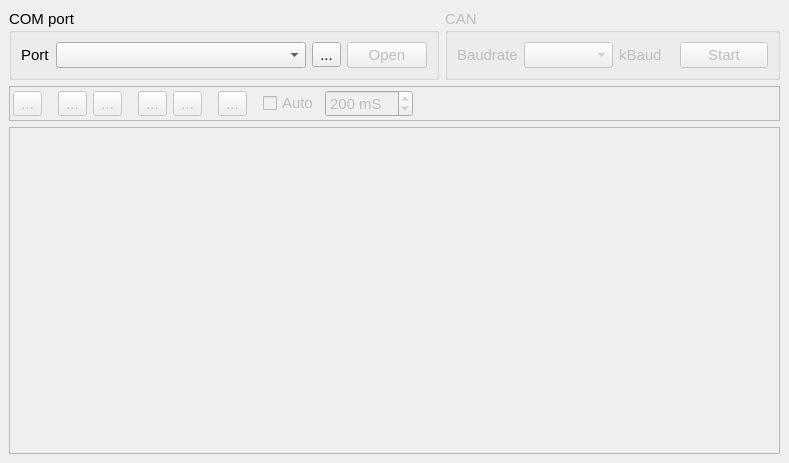
<?xml version="1.0" encoding="UTF-8"?>
<ui version="4.0">
 <class>MainWindow</class>
 <widget class="QMainWindow" name="MainWindow">
  <property name="geometry">
   <rect>
    <x>0</x>
    <y>0</y>
    <width>789</width>
    <height>463</height>
   </rect>
  </property>
  <property name="font">
   <font>
    <pointsize>11</pointsize>
   </font>
  </property>
  <property name="windowTitle">
   <string>CAN terminal</string>
  </property>
  <widget class="QWidget" name="centralwidget">
   <layout class="QVBoxLayout" name="verticalLayout">
    <item>
     <layout class="QHBoxLayout" name="horizontalLayout_2">
      <item>
       <widget class="QGroupBox" name="groupBox">
        <property name="title">
         <string>COM port</string>
        </property>
        <layout class="QHBoxLayout" name="horizontalLayout">
         <item>
          <widget class="QLabel" name="label">
           <property name="sizePolicy">
            <sizepolicy hsizetype="Fixed" vsizetype="Fixed">
             <horstretch>0</horstretch>
             <verstretch>0</verstretch>
            </sizepolicy>
           </property>
           <property name="text">
            <string>Port</string>
           </property>
          </widget>
         </item>
         <item>
          <widget class="QComboBox" name="cbPort">
           <property name="minimumSize">
            <size>
             <width>250</width>
             <height>0</height>
            </size>
           </property>
          </widget>
         </item>
         <item>
          <widget class="QToolButton" name="btRefresh">
           <property name="text">
            <string>...</string>
           </property>
           <property name="icon">
            <iconset resource="can_terminal.qrc">
             <normaloff>:/Icons/res/view-refresh.png</normaloff>:/Icons/res/view-refresh.png</iconset>
           </property>
           <property name="iconSize">
            <size>
             <width>16</width>
             <height>16</height>
            </size>
           </property>
          </widget>
         </item>
         <item>
          <widget class="QPushButton" name="btOpen">
           <property name="enabled">
            <bool>false</bool>
           </property>
           <property name="text">
            <string>Open</string>
           </property>
           <property name="checkable">
            <bool>true</bool>
           </property>
          </widget>
         </item>
        </layout>
       </widget>
      </item>
      <item>
       <widget class="QGroupBox" name="gbCan">
        <property name="enabled">
         <bool>false</bool>
        </property>
        <property name="title">
         <string>CAN</string>
        </property>
        <layout class="QHBoxLayout" name="horizontalLayout_3">
         <item>
          <widget class="QLabel" name="label_2">
           <property name="sizePolicy">
            <sizepolicy hsizetype="Fixed" vsizetype="Fixed">
             <horstretch>0</horstretch>
             <verstretch>0</verstretch>
            </sizepolicy>
           </property>
           <property name="text">
            <string>Baudrate</string>
           </property>
          </widget>
         </item>
         <item>
          <widget class="QComboBox" name="cbBaud">
           <property name="sizePolicy">
            <sizepolicy hsizetype="Preferred" vsizetype="Fixed">
             <horstretch>0</horstretch>
             <verstretch>0</verstretch>
            </sizepolicy>
           </property>
          </widget>
         </item>
         <item>
          <widget class="QLabel" name="label_4">
           <property name="sizePolicy">
            <sizepolicy hsizetype="Fixed" vsizetype="Fixed">
             <horstretch>0</horstretch>
             <verstretch>0</verstretch>
            </sizepolicy>
           </property>
           <property name="text">
            <string>kBaud</string>
           </property>
          </widget>
         </item>
         <item>
          <spacer name="horizontalSpacer">
           <property name="orientation">
            <enum>Qt::Horizontal</enum>
           </property>
           <property name="sizeType">
            <enum>QSizePolicy::Fixed</enum>
           </property>
           <property name="sizeHint" stdset="0">
            <size>
             <width>12</width>
             <height>20</height>
            </size>
           </property>
          </spacer>
         </item>
         <item>
          <widget class="QPushButton" name="btStart">
           <property name="text">
            <string>Start</string>
           </property>
           <property name="checkable">
            <bool>true</bool>
           </property>
          </widget>
         </item>
        </layout>
       </widget>
      </item>
     </layout>
    </item>
    <item>
     <widget class="QFrame" name="frConsole">
      <property name="enabled">
       <bool>false</bool>
      </property>
      <property name="frameShape">
       <enum>QFrame::StyledPanel</enum>
      </property>
      <property name="frameShadow">
       <enum>QFrame::Raised</enum>
      </property>
      <layout class="QHBoxLayout" name="horizontalLayout_4">
       <property name="leftMargin">
        <number>3</number>
       </property>
       <property name="topMargin">
        <number>3</number>
       </property>
       <property name="bottomMargin">
        <number>3</number>
       </property>
       <item>
        <widget class="QToolButton" name="btNewConsole">
         <property name="toolTip">
          <string>New console</string>
         </property>
         <property name="text">
          <string>...</string>
         </property>
         <property name="icon">
          <iconset resource="can_terminal.qrc">
           <normaloff>:/Icons/res/message-new.png</normaloff>:/Icons/res/message-new.png</iconset>
         </property>
         <property name="iconSize">
          <size>
           <width>24</width>
           <height>24</height>
          </size>
         </property>
        </widget>
       </item>
       <item>
        <spacer name="horizontalSpacer_5">
         <property name="orientation">
          <enum>Qt::Horizontal</enum>
         </property>
         <property name="sizeType">
          <enum>QSizePolicy::Fixed</enum>
         </property>
         <property name="sizeHint" stdset="0">
          <size>
           <width>10</width>
           <height>20</height>
          </size>
         </property>
        </spacer>
       </item>
       <item>
        <widget class="QToolButton" name="btLoad">
         <property name="text">
          <string>...</string>
         </property>
         <property name="icon">
          <iconset resource="can_terminal.qrc">
           <normaloff>:/Icons/res/document-open.png</normaloff>:/Icons/res/document-open.png</iconset>
         </property>
         <property name="iconSize">
          <size>
           <width>24</width>
           <height>24</height>
          </size>
         </property>
        </widget>
       </item>
       <item>
        <widget class="QToolButton" name="btSave">
         <property name="enabled">
          <bool>false</bool>
         </property>
         <property name="text">
          <string>...</string>
         </property>
         <property name="icon">
          <iconset resource="can_terminal.qrc">
           <normaloff>:/Icons/res/document-save.png</normaloff>:/Icons/res/document-save.png</iconset>
         </property>
         <property name="iconSize">
          <size>
           <width>24</width>
           <height>24</height>
          </size>
         </property>
        </widget>
       </item>
       <item>
        <spacer name="horizontalSpacer_4">
         <property name="orientation">
          <enum>Qt::Horizontal</enum>
         </property>
         <property name="sizeType">
          <enum>QSizePolicy::Fixed</enum>
         </property>
         <property name="sizeHint" stdset="0">
          <size>
           <width>10</width>
           <height>20</height>
          </size>
         </property>
        </spacer>
       </item>
       <item>
        <widget class="QToolButton" name="btAddTxMess">
         <property name="toolTip">
          <string>New message for send</string>
         </property>
         <property name="text">
          <string>...</string>
         </property>
         <property name="icon">
          <iconset resource="can_terminal.qrc">
           <normaloff>:/Icons/res/message_add.png</normaloff>:/Icons/res/message_add.png</iconset>
         </property>
         <property name="iconSize">
          <size>
           <width>24</width>
           <height>24</height>
          </size>
         </property>
        </widget>
       </item>
       <item>
        <widget class="QToolButton" name="btDelTxMessage">
         <property name="enabled">
          <bool>false</bool>
         </property>
         <property name="text">
          <string>...</string>
         </property>
         <property name="icon">
          <iconset resource="can_terminal.qrc">
           <normaloff>:/Icons/res/message-delete.png</normaloff>:/Icons/res/message-delete.png</iconset>
         </property>
         <property name="iconSize">
          <size>
           <width>24</width>
           <height>24</height>
          </size>
         </property>
        </widget>
       </item>
       <item>
        <spacer name="horizontalSpacer_6">
         <property name="orientation">
          <enum>Qt::Horizontal</enum>
         </property>
         <property name="sizeType">
          <enum>QSizePolicy::Fixed</enum>
         </property>
         <property name="sizeHint" stdset="0">
          <size>
           <width>10</width>
           <height>20</height>
          </size>
         </property>
        </spacer>
       </item>
       <item>
        <widget class="QToolButton" name="btSendAll">
         <property name="enabled">
          <bool>false</bool>
         </property>
         <property name="text">
          <string>...</string>
         </property>
         <property name="icon">
          <iconset resource="can_terminal.qrc">
           <normaloff>:/Icons/res/send_all.png</normaloff>:/Icons/res/send_all.png</iconset>
         </property>
         <property name="iconSize">
          <size>
           <width>24</width>
           <height>24</height>
          </size>
         </property>
        </widget>
       </item>
       <item>
        <spacer name="horizontalSpacer_3">
         <property name="orientation">
          <enum>Qt::Horizontal</enum>
         </property>
         <property name="sizeType">
          <enum>QSizePolicy::Fixed</enum>
         </property>
         <property name="sizeHint" stdset="0">
          <size>
           <width>10</width>
           <height>20</height>
          </size>
         </property>
        </spacer>
       </item>
       <item>
        <widget class="QCheckBox" name="cbAutoSend">
         <property name="enabled">
          <bool>false</bool>
         </property>
         <property name="text">
          <string>Auto</string>
         </property>
        </widget>
       </item>
       <item>
        <widget class="QSpinBox" name="sbInterval">
         <property name="enabled">
          <bool>false</bool>
         </property>
         <property name="suffix">
          <string> mS</string>
         </property>
         <property name="minimum">
          <number>1</number>
         </property>
         <property name="maximum">
          <number>6000</number>
         </property>
         <property name="singleStep">
          <number>1</number>
         </property>
         <property name="value">
          <number>200</number>
         </property>
        </widget>
       </item>
       <item>
        <spacer name="horizontalSpacer_2">
         <property name="orientation">
          <enum>Qt::Horizontal</enum>
         </property>
         <property name="sizeType">
          <enum>QSizePolicy::Expanding</enum>
         </property>
         <property name="sizeHint" stdset="0">
          <size>
           <width>24</width>
           <height>20</height>
          </size>
         </property>
        </spacer>
       </item>
      </layout>
     </widget>
    </item>
    <item>
     <widget class="QTableView" name="tvSendList">
      <property name="enabled">
       <bool>false</bool>
      </property>
      <property name="editTriggers">
       <set>QAbstractItemView::NoEditTriggers</set>
      </property>
      <property name="selectionMode">
       <enum>QAbstractItemView::NoSelection</enum>
      </property>
      <property name="iconSize">
       <size>
        <width>24</width>
        <height>24</height>
       </size>
      </property>
      <property name="wordWrap">
       <bool>false</bool>
      </property>
      <attribute name="verticalHeaderVisible">
       <bool>false</bool>
      </attribute>
      <attribute name="verticalHeaderMinimumSectionSize">
       <number>28</number>
      </attribute>
      <attribute name="verticalHeaderDefaultSectionSize">
       <number>28</number>
      </attribute>
      <attribute name="verticalHeaderHighlightSections">
       <bool>false</bool>
      </attribute>
     </widget>
    </item>
   </layout>
  </widget>
 </widget>
 <resources>
  <include location="can_terminal.qrc"/>
 </resources>
 <connections>
  <connection>
   <sender>btOpen</sender>
   <signal>toggled(bool)</signal>
   <receiver>btRefresh</receiver>
   <slot>setDisabled(bool)</slot>
   <hints>
    <hint type="sourcelabel">
     <x>226</x>
     <y>55</y>
    </hint>
    <hint type="destinationlabel">
     <x>145</x>
     <y>53</y>
    </hint>
   </hints>
  </connection>
  <connection>
   <sender>btOpen</sender>
   <signal>toggled(bool)</signal>
   <receiver>cbPort</receiver>
   <slot>setDisabled(bool)</slot>
   <hints>
    <hint type="sourcelabel">
     <x>226</x>
     <y>55</y>
    </hint>
    <hint type="destinationlabel">
     <x>114</x>
     <y>53</y>
    </hint>
   </hints>
  </connection>
  <connection>
   <sender>btOpen</sender>
   <signal>toggled(bool)</signal>
   <receiver>gbCan</receiver>
   <slot>setEnabled(bool)</slot>
   <hints>
    <hint type="sourcelabel">
     <x>226</x>
     <y>55</y>
    </hint>
    <hint type="destinationlabel">
     <x>618</x>
     <y>65</y>
    </hint>
   </hints>
  </connection>
  <connection>
   <sender>btStart</sender>
   <signal>toggled(bool)</signal>
   <receiver>cbBaud</receiver>
   <slot>setDisabled(bool)</slot>
   <hints>
    <hint type="sourcelabel">
     <x>633</x>
     <y>55</y>
    </hint>
    <hint type="destinationlabel">
     <x>371</x>
     <y>53</y>
    </hint>
   </hints>
  </connection>
  <connection>
   <sender>btStart</sender>
   <signal>toggled(bool)</signal>
   <receiver>frConsole</receiver>
   <slot>setEnabled(bool)</slot>
   <hints>
    <hint type="sourcelabel">
     <x>633</x>
     <y>55</y>
    </hint>
    <hint type="destinationlabel">
     <x>200</x>
     <y>86</y>
    </hint>
   </hints>
  </connection>
  <connection>
   <sender>btStart</sender>
   <signal>toggled(bool)</signal>
   <receiver>tvSendList</receiver>
   <slot>setEnabled(bool)</slot>
   <hints>
    <hint type="sourcelabel">
     <x>633</x>
     <y>55</y>
    </hint>
    <hint type="destinationlabel">
     <x>517</x>
     <y>237</y>
    </hint>
   </hints>
  </connection>
 </connections>
</ui>
